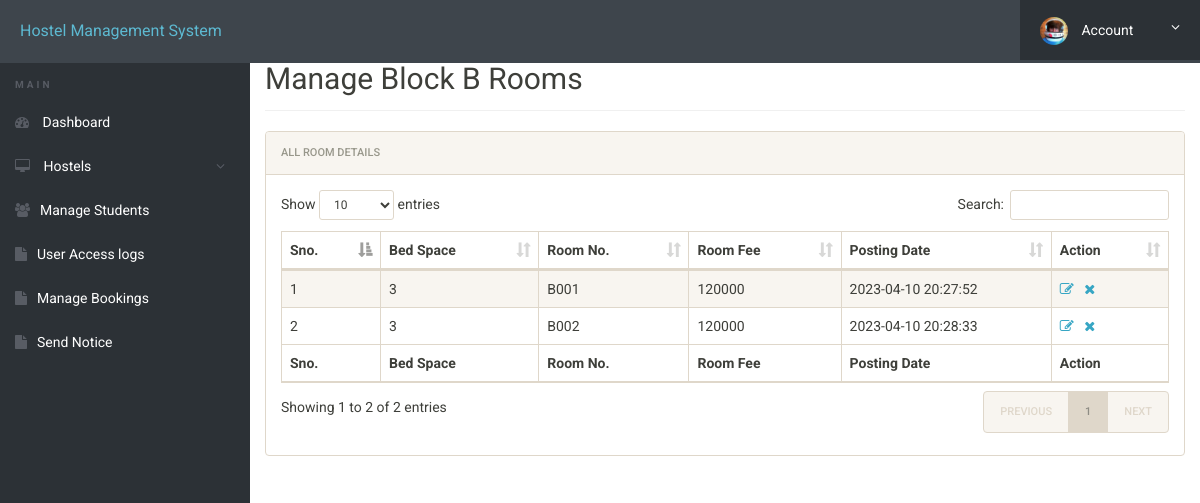
/hostel/admin/manage-rooms-B.php (signed in), run on the app's committed database.
### tables this page shows
CREATE TABLE `blockb` (
  `id` int(11) NOT NULL,
  `seater` int(11) NOT NULL,
  `room_no` varchar(11) NOT NULL,
  `fees` varchar(11) NOT NULL,
  `posting_date` timestamp NOT NULL DEFAULT current_timestamp()
);

### hostel/admin/manage-rooms-B.php (the view, shortened to what this page needs)
<?php
include('includes/config.php');
?>
<!doctype html>
<html lang="en" class="no-js">
<head>
	<link rel="stylesheet" href="css/font-awesome.min.css">
	<link rel="stylesheet" href="css/bootstrap.min.css">
	<link rel="stylesheet" href="css/dataTables.bootstrap.min.css">
	<link rel="stylesheet" href="css/bootstrap-social.css">
	<link rel="stylesheet" href="css/bootstrap-select.css">
	<link rel="stylesheet" href="css/fileinput.min.css">
	<link rel="stylesheet" href="css/awesome-bootstrap-checkbox.css">
	<link rel="stylesheet" href="css/style.css">
</head>
<body>
	<?php include('includes/header.php');?>
	<div class="ts-main-content">
			<?php include('includes/sidebar.php');?>
		<div class="content-wrapper">
			<div class="container-fluid">
				<div class="row">
					<div class="col-md-12">
						<h2 class="page-title" style="margin-top: 4%">Manage Block B Rooms</h2>
						<div class="panel panel-default">
							<div class="panel-heading">All Room Details</div>
							<div class="panel-body">
								<table id="zctb" class="display table table-striped table-bordered table-hover" cellspacing="0" width="100%">
									<thead>
										<tr>
											<th>Sno.</th>
											<th>Bed Space</th>
											<th>Room No.</th>
											<th>Room Fee </th>
											<th>Posting Date  </th>
											<th>Action</th>
										</tr>
									</thead>
									<tfoot>
										<tr>
											<th>Sno.</th>
											<th>Bed Space</th>
											<th>Room No.</th>
											<th>Room Fee </th>
											<th>Posting Date  </th>
											<th>Action</th>
										</tr>
									</tfoot>
									<tbody>
<?php
$ret="select * from blockb";
$stmt= $mysqli->prepare($ret) ;
$stmt->execute() ;
$res=$stmt->get_result();
$cnt=1;
while($row=$res->fetch_object())
	  {
	  	?>
<tr><td><?php echo $cnt;;?></td>
<td><?php echo $row->seater;?></td>
<td><?php echo $row->room_no;?></td>
<td><?php echo $row->fees;?></td>
<td><?php echo $row->posting_date;?></td>
<td><a href="edit-room-B.php?id=<?php echo $row->id;?>"><i class="fa fa-edit"></i></a>&nbsp;&nbsp;
<a href="manage-rooms-B.php?del=<?php echo $row->id;?>" onclick="return confirm("Do you want to delete");"><i class="fa fa-close"></i></a></td>
										</tr>
									<?php
$cnt=$cnt+1;
									 } ?>
									</tbody>
								</table>
							</div>
						</div>
					</div>
				</div>
			</div>
		</div>
	</div>
</body>
</html>

### hostel/admin/css/style.css (style rules this page uses)
html { font-size: 14px; }
@media only screen and (min-width: 480px) { html { font-size: 17px; } }
@media only screen and (min-width: 768px) { html { font-size: 14px; } }
body { font-size: 1em; }
a { color: #37a6c4; }
.panel { overflow: hidden; }
.page-title { padding-bottom: 15px; margin-bottom: 20px; border-bottom: 1px solid #f0f0f0; }
.ts-main-content .content-wrapper { padding-top: 15px; margin-top: 10px; }
@media only screen and (min-width: 992px) { .ts-main-content .content-wrapper { margin-left: 250px; } }

### data on the page
blockb: seater "3", room_no "B001", fees "120000", posting_date "2023-04-10 20:27:52"
blockb: seater "3", room_no "B002", fees "120000", posting_date "2023-04-10 20:28:33"
